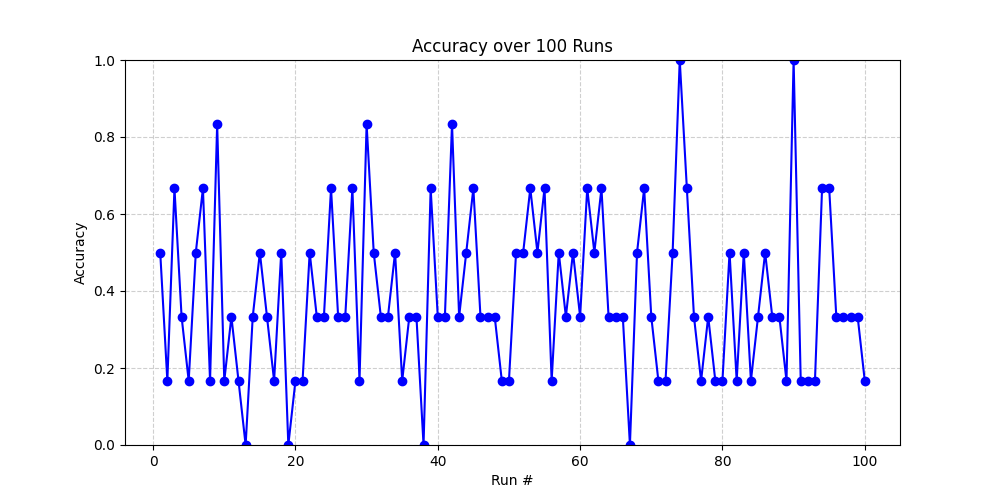

Source code (Python):
import os
import pandas as pd
import re
import numpy as np
import pymc as pm
import matplotlib.pyplot as plt
import tensorflow as tf
from collections import Counter
from sklearn.model_selection import train_test_split
from sklearn.preprocessing import StandardScaler
from tensorflow.keras.callbacks import EarlyStopping
from tensorflow.keras.layers import Dense, Dropout
from tensorflow.keras.models import Sequential
from scipy.stats import zscore
import powerlaw

# Feature extraction functions
def extract_features_from_lines(lines):
    pronouns = {'i', 'you', 'he', 'she', 'we', 'they', 'me', 'him', 'her', 'us', 'them',
                'my', 'your', 'his', 'its', 'our', 'their', 'mine', 'yours', 'hers',
                'ours', 'theirs', 'myself', 'yourself', 'himself', 'herself', 'itself',
                'ourselves', 'yourselves', 'themselves', 'who', 'whom', 'whose', 'which',
                'that', 'anyone', 'someone', 'everyone', 'somebody', 'anybody',
                'everybody', 'each', 'either', 'neither', 'this', 'these', 'those'}

    conjunctions = {'and', 'but', 'or', 'because', 'so', 'if', 'although', 'while', 'when',
                    'nor', 'yet', 'unless', 'until', 'even though', 'as', 'as if',
                    'as though', 'whereas', 'since', 'whether', 'before', 'after',
                    'once', 'than', 'though', 'provided', 'lest', 'in case', 'now that',
                    'even if', 'rather than', 'both', 'either', 'neither', 'not only',
                    'just as'}

    negations = {'no', 'not', "n't", 'never', 'nothing', 'nobody', 'nowhere', 'neither',
                 'no one', 'none', 'without', 'hardly', 'scarcely', 'barely', 'cannot',
                 "can't", "don't", "won't", "isn't", "wasn't", "weren't", "didn't",
                 "hasn't", "haven't", "hadn't", "wouldn't", "shouldn't", "mustn't",
                 "mightn't"}

    child_word_count = 0
    child_morpheme_count = 0
    child_utterance_count = 0
    pronoun_count = 0
    conj_count = 0
    negation_count = 0
    mother_utterance_count = 0
    type_token_set = set()
    repetition_count = 0

    for line in lines:
        line = line.strip()
        if line.startswith("*CHI:"):
            utterance = re.sub(r'[^\w\s-]', '', line[5:].lower())
            words = utterance.split()
            morphemes = sum(len(word.split('-')) for word in words)

            child_word_count += len(words)
            child_morpheme_count += morphemes
            child_utterance_count += 1

            type_token_set.update(words)

            pronoun_count += sum(1 for word in words if word in pronouns)
            conj_count += sum(1 for word in words if word in conjunctions)
            negation_count += sum(1 for word in words if word in negations)

            # Count repeated words (disfluency)
            for i in range(1, len(words)):
                if words[i] == words[i-1]:
                    repetition_count += 1

        elif any(line.startswith(speaker) for speaker in ["*MOT:", "*INV:", "*INV1:", "*INV2:"]):
            mother_utterance_count += 1

    mluw = child_word_count / child_utterance_count if child_utterance_count else 0
    mlum = child_morpheme_count / child_utterance_count if child_utterance_count else 0
    mlt_ratio = child_utterance_count / mother_utterance_count if mother_utterance_count else 0
    ttr = len(type_token_set) / child_word_count if child_word_count else 0

    return {
        "mluw": mluw,
        "mlum": mlum,
        "mlt_ratio": mlt_ratio,
        "pronouns_per_100w": 100 * pronoun_count / child_word_count if child_word_count else 0,
        "conjunctions_per_100w": 100 * conj_count / child_word_count if child_word_count else 0,
        "negations_per_100w": 100 * negation_count / child_word_count if child_word_count else 0,
        "type_token_ratio": ttr,
        "repetitions": repetition_count,
        "total_words": child_word_count,
    }

def extract_zipf_features_from_text(text):
    words = re.findall(r'\b\w+\b', text.lower())
    if len(words) == 0:
        return {
            "zipf_xmin": 0,
            "zipf_alpha": 0,
            "zipf_pvalue": 0,
            "zipf_likelihood_ratio": 0,
            "zipf_likelihood_ratio_significance": 0,
        }

    freqs = list(Counter(words).values())
    if len(freqs) < 5:
        return {
            "zipf_xmin": 0,
            "zipf_alpha": 0,
            "zipf_pvalue": 0,
            "zipf_likelihood_ratio": 0,
            "zipf_likelihood_ratio_significance": 0,
        }

    np.random.seed(42)
    fit = powerlaw.Fit(freqs, discrete=True)

    xmin = fit.xmin
    alpha = fit.alpha
    pvalue = fit.distribution_compare('power_law', 'lognormal')[1]
    R, p = fit.distribution_compare('power_law', 'lognormal')

    return {
        "zipf_xmin": xmin,
        "zipf_alpha": alpha,
        "zipf_pvalue": pvalue,
        "zipf_likelihood_ratio": R,
        "zipf_likelihood_ratio_significance": p,
    }

def extract_features_from_cha(file_path):
    with open(file_path, 'r', encoding='utf-8', errors='ignore') as f:
        lines = f.readlines()
    features = extract_features_from_lines(lines)
    child_speech = " ".join(
        re.sub(r'[^\w\s-]', '', line[5:].lower())
        for line in lines if line.startswith("*CHI:")
    )
    zipf_features = extract_zipf_features_from_text(child_speech)
    features.update(zipf_features)
    return features


if __name__ == "__main__":
    # Data paths
    data_path = "C:/Users/pabbu/OneDrive/Autism_Project/Data/Eigsti"
    asd_path = os.path.join(data_path, "ASD")
    td_path = os.path.join(data_path, "TD")

    # List files
    asd_files = [f for f in os.listdir(asd_path) if f.endswith(".cha.txt")]
    td_files = [f for f in os.listdir(td_path) if f.endswith(".cha.txt")]

    data = []
    for filename in asd_files:
        file_path = os.path.join(asd_path, filename)
        features = extract_features_from_cha(file_path)
        features.update({"filename": filename, "label": "ASD"})
        data.append(features)

    for filename in td_files:
        file_path = os.path.join(td_path, filename)
        features = extract_features_from_cha(file_path)
        features.update({"filename": filename, "label": "TD"})
        data.append(features)

    # Create DataFrame
    df = pd.DataFrame(data)
    df['label_num'] = df['label'].map({'ASD': 1, 'TD': 0})

    # Select features
    feature_cols = [
        'mlum',                 # mean length utterance (morphemes)
        'mlt_ratio',            # mean length turn ratio
        'pronouns_per_100w',    # pronouns %
        'conjunctions_per_100w',# conjunctions %
        'negations_per_100w', 
        'total_words',
        'zipf_pvalue',          # Zipf power-law vs lognormal p-value
        'zipf_likelihood_ratio_significance',  # Zipf likelihood ratio significance
        'zipf_alpha',
        'zipf_likelihood_ratio'

    ]

    # Cleaning
    df.replace([np.inf, -np.inf], np.nan, inplace=True)
    df.dropna(inplace=True)
    df = df[df['mlum'] > 0]
    df = df[df['mlt_ratio'] > 0]
    df = df[df['total_words'] > 0]
    
    df_z = df[feature_cols].apply(zscore)
    df = df[(np.abs(df_z) < 3).all(axis=1)]

    df.reset_index(drop=True, inplace=True)

    print(f"Data shape after cleaning: {df.shape}")
    print(df.info())
    print(df.describe())
    print(df.head())

    # Prepare data arrays
    X = df[feature_cols].values
    y = df['label_num'].values

    accuracies = []
    num_runs = 100
    n_synthetic = 1000

    for run in range(num_runs):
        print(f"Run {run + 1} / {num_runs}")

        # Train/test split per run
        X_train, X_test, y_train, y_test = train_test_split(X, y, test_size=0.2, random_state=run)

        # Scale
        scaler = StandardScaler()
        X_train_scaled = scaler.fit_transform(X_train)
        X_test_scaled = scaler.transform(X_test)

        n_features = X_train_scaled.shape[1]

        # MCMC model & sampling per run
        with pm.Model() as model:
            mus = pm.Normal('mus', mu=0, sigma=1, shape=n_features)
            sigmas = pm.HalfNormal('sigmas', sigma=1, shape=n_features)
            pm.Normal('obs', mu=mus, sigma=sigmas, observed=X_train_scaled)
            trace = pm.sample(2000, tune=1000, target_accept=0.9, chains=4,
                              random_seed=run, progressbar=False)

        mus_samples = trace.posterior['mus'].stack(sample=("chain", "draw")).values.T
        sigmas_samples = trace.posterior['sigmas'].stack(sample=("chain", "draw")).values.T

        # Generate synthetic data
        synthetic_features = []
        for _ in range(n_synthetic):
            idx = np.random.randint(mus_samples.shape[0])
            mu = mus_samples[idx]
            sigma = sigmas_samples[idx]
            sample = np.random.normal(mu, sigma)
            synthetic_features.append(sample)
        synthetic_features = np.array(synthetic_features)

        # Synthetic labels based on training label distribution
        proportion_asd = np.mean(y_train)
        synthetic_labels = np.random.choice([1, 0], size=n_synthetic, p=[proportion_asd, 1 - proportion_asd])

        # Combine real and synthetic
        X_train_aug = np.vstack([X_train_scaled, synthetic_features])
        y_train_aug = np.hstack([y_train, synthetic_labels])

        # Set TF seed for reproducibility
        tf.random.set_seed(run * 42)

        # Build NN
        nn_model = Sequential([
            tf.keras.Input(shape=(X_train_aug.shape[1],)),
            Dense(64, activation='relu'),
            Dropout(0.3),
            Dense(32, activation='relu'),
            Dropout(0.2),
            Dense(16, activation='relu'),
            Dense(1, activation='sigmoid')
        ])

        nn_model.compile(loss='binary_crossentropy',
                         optimizer=tf.keras.optimizers.Adam(learning_rate=0.001),
                         metrics=['accuracy'])

        early_stop = EarlyStopping(monitor='val_loss', patience=3, restore_best_weights=True)

        nn_model.fit(X_train_aug, y_train_aug,
                     epochs=30,
                     validation_split=0.2,
                     callbacks=[early_stop],
                     verbose=0)

        # Evaluate on test set
        loss, accuracy = nn_model.evaluate(X_test_scaled, y_test, verbose=0)
        accuracies.append(accuracy)

    print(f"Min accuracy: {min(accuracies):.4f}")
    print(f"Max accuracy: {max(accuracies):.4f}")
    print(f"Mean accuracy: {np.mean(accuracies):.4f}")

    # Plot accuracies
    plt.figure(figsize=(10, 5))
    plt.plot(range(1, num_runs + 1), accuracies, marker='o', linestyle='-', color='blue')
    plt.title("Accuracy over 100 Runs")
    plt.xlabel("Run #")
    plt.ylabel("Accuracy")
    plt.ylim(0, 1)
    plt.grid(True, linestyle='--', alpha=0.6)
    plt.show()
